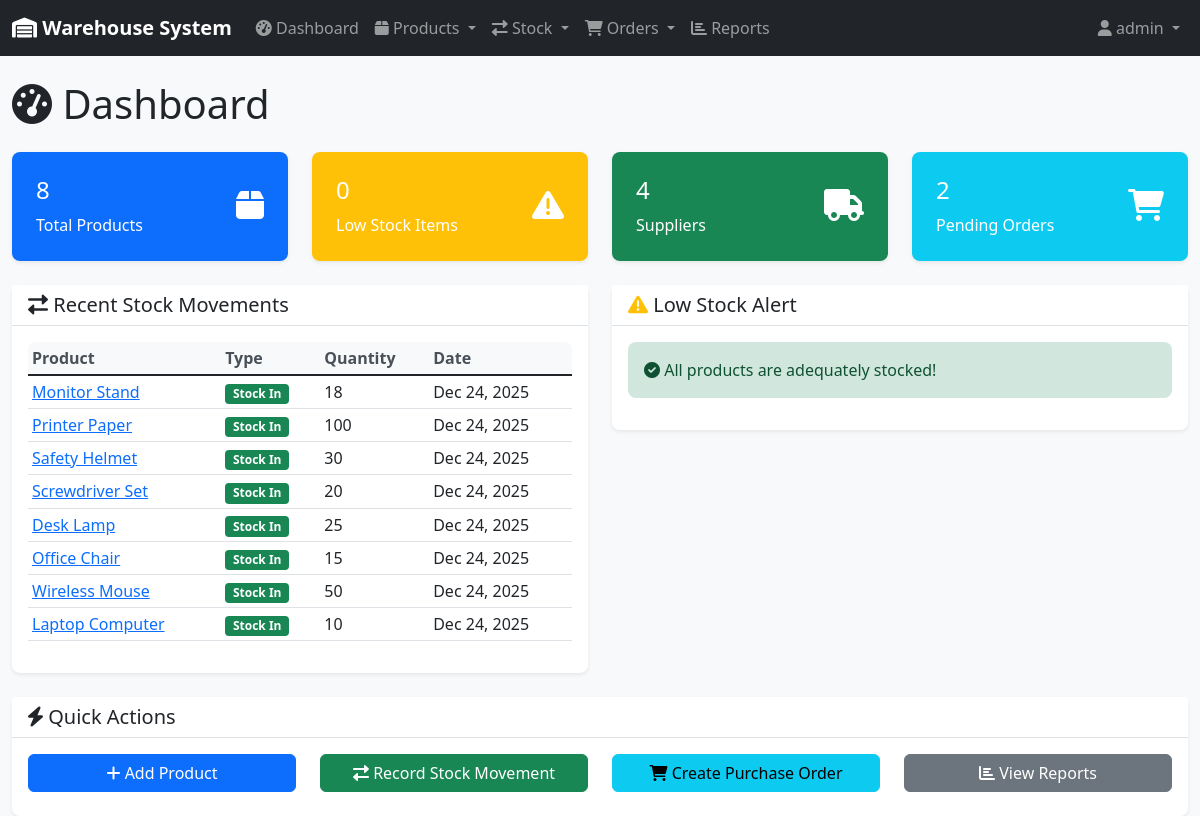
The app's page / (signed in) with its own data.
### inventory/models.py (models this page shows, shortened)
class StockMovement(models.Model):
    MOVEMENT_TYPES = [
        ('IN', 'Stock In'),
        ('OUT', 'Stock Out'),
        ('ADJUSTMENT', 'Adjustment'),
    ]
    product = models.ForeignKey(Product, on_delete=models.CASCADE, related_name='stock_movements')
    location = models.ForeignKey(Location, on_delete=models.CASCADE)
    movement_type = models.CharField(max_length=10, choices=MOVEMENT_TYPES)
    quantity = models.IntegerField(help_text="Positive for IN, negative for OUT")
    reference = models.CharField(max_length=100, blank=True, help_text="PO number, invoice, etc.")
    notes = models.TextField(blank=True)
    created_by = models.ForeignKey(User, on_delete=models.CASCADE)
    created_at = models.DateTimeField(auto_now_add=True)
    class Meta:
        ordering = ['-created_at']

class Product(models.Model):
    name = models.CharField(max_length=200)
    sku = models.CharField(max_length=50, unique=True, help_text="Stock Keeping Unit")
    description = models.TextField(blank=True)
    category = models.ForeignKey(Category, on_delete=models.CASCADE, related_name='products')
    supplier = models.ForeignKey(Supplier, on_delete=models.CASCADE, related_name='products')
    unit_price = models.DecimalField(max_digits=10, decimal_places=2, validators=[MinValueValidator(Decimal('0.01'))])
    reorder_level = models.PositiveIntegerField(default=10, help_text="Minimum stock level before reordering")
    created_at = models.DateTimeField(auto_now_add=True)
    updated_at = models.DateTimeField(auto_now=True)
    class Meta:
        ordering = ['name']
    @property
    def current_stock(self):
        return self.stock_movements.aggregate(
            total=models.Sum('quantity')
        )['total'] or 0
    @property
    def needs_reorder(self):
        return self.current_stock <= self.reorder_level

### inventory/views.py (the view)
# urls.py: path('', views.dashboard, name='dashboard'),
@login_required
def dashboard(request):
    total_products = Product.objects.count()
    low_stock_products = Product.objects.filter(
        id__in=[p.id for p in Product.objects.all() if p.needs_reorder]
    ).count()
    total_suppliers = Supplier.objects.count()
    pending_orders = PurchaseOrder.objects.filter(status__in=['DRAFT', 'SENT']).count()
    recent_movements = StockMovement.objects.select_related('product', 'location', 'created_by')[:10]
    low_stock_items = [p for p in Product.objects.all() if p.needs_reorder][:10]
    context = {
        'total_products': total_products,
        'low_stock_products': low_stock_products,
        'total_suppliers': total_suppliers,
        'pending_orders': pending_orders,
        'recent_movements': recent_movements,
        'low_stock_items': low_stock_items,
    }
    return render(request, 'inventory/dashboard.html', context)

### templates/inventory/dashboard.html (shortened to what this page needs)
{% extends 'base.html' %}
{% block content %}
<div class="row">
    <div class="col-12">
        <h1 class="mb-4">
            <i class="fas fa-tachometer-alt"></i> Dashboard
        </h1>
    </div>
</div>
<div class="row mb-4">
    <div class="col-md-3">
        <div class="card bg-primary text-white">
            <div class="card-body">
                <div class="d-flex justify-content-between">
                    <div>
                        <h4>{{ total_products }}</h4>
                        <p class="mb-0">Total Products</p>
                    </div>
                    <div class="align-self-center">
                        <i class="fas fa-box fa-2x"></i>
                    </div>
                </div>
            </div>
        </div>
    </div>
    <div class="col-md-3">
        <div class="card bg-warning text-white">
            <div class="card-body">
                <div class="d-flex justify-content-between">
                    <div>
                        <h4>{{ low_stock_products }}</h4>
                        <p class="mb-0">Low Stock Items</p>
                    </div>
                    <div class="align-self-center">
                        <i class="fas fa-exclamation-triangle fa-2x"></i>
                    </div>
                </div>
            </div>
        </div>
    </div>
    <div class="col-md-3">
        <div class="card bg-success text-white">
            <div class="card-body">
                <div class="d-flex justify-content-between">
                    <div>
                        <h4>{{ total_suppliers }}</h4>
                        <p class="mb-0">Suppliers</p>
                    </div>
                    <div class="align-self-center">
                        <i class="fas fa-truck fa-2x"></i>
                    </div>
                </div>
            </div>
        </div>
    </div>
    <div class="col-md-3">
        <div class="card bg-info text-white">
            <div class="card-body">
                <div class="d-flex justify-content-between">
                    <div>
                        <h4>{{ pending_orders }}</h4>
                        <p class="mb-0">Pending Orders</p>
                    </div>
                    <div class="align-self-center">
                        <i class="fas fa-shopping-cart fa-2x"></i>
                    </div>
                </div>
            </div>
        </div>
    </div>
</div>
<div class="row">
    <div class="col-md-6">
        <div class="card">
            <div class="card-header">
                <h5 class="mb-0">
                    <i class="fas fa-exchange-alt"></i> Recent Stock Movements
                </h5>
            </div>
            <div class="card-body">
                {% if recent_movements %}
                    <div class="table-responsive">
                        <table class="table table-sm">
                            <thead>
                                <tr>
                                    <th>Product</th>
                                    <th>Type</th>
                                    <th>Quantity</th>
                                    <th>Date</th>
                                </tr>
                            </thead>
                            <tbody>
                                {% for movement in recent_movements %}
                                <tr>
                                    <td>
                                        <a href="{% url 'product_detail' movement.product.pk %}">
                                            {{ movement.product.name }}
                                        </a>
                                    </td>
                                    <td>
                                        <span class="badge bg-{% if movement.movement_type == 'IN' %}success{% elif movement.movement_type == 'OUT' %}danger{% else %}warning{% endif %}">
                                            {{ movement.get_movement_type_display }}
                                        </span>
                                    </td>
                                    <td>{{ movement.quantity }}</td>
                                    <td>{{ movement.created_at|date:"M d, Y" }}</td>
                                </tr>
                                {% endfor %}
                            </tbody>
                        </table>
                    </div>
                {% else %}
                    <p class="text-muted">No recent stock movements.</p>
                {% endif %}
            </div>
        </div>
    </div>
    <div class="col-md-6">
        <div class="card">
            <div class="card-header">
                <h5 class="mb-0">
                    <i class="fas fa-exclamation-triangle text-warning"></i> Low Stock Alert
                </h5>
            </div>
            <div class="card-body">
                {% if low_stock_items %}
                    <div class="table-responsive">
                        <table class="table table-sm">
                            <thead>
                                <tr>
                                    <th>Product</th>
                                    <th>Current Stock</th>
                                    <th>Reorder Level</th>
                                    <th>Action</th>
                                </tr>
                            </thead>
                            <tbody>
                                {% for product in low_stock_items %}
                                <tr>
                                    <td>
                                        <a href="{% url 'product_detail' product.pk %}">
                                            {{ product.name }}
                                        </a>
                                    </td>
                                    <td>
                                        <span class="badge bg-danger">{{ product.current_stock }}</span>
                                    </td>
                                    <td>{{ product.reorder_level }}</td>
                                    <td>
                                        <a href="{% url 'purchase_order_create' %}" class="btn btn-sm btn-primary">
                                            <i class="fas fa-plus"></i> Order
                                        </a>
                                    </td>
                                </tr>
                                {% endfor %}
                            </tbody>
                        </table>
                    </div>
                {% else %}
                    <div class="alert alert-success">
                        <i class="fas fa-check-circle"></i> All products are adequately stocked!
                    </div>
                {% endif %}
            </div>
        </div>
    </div>
</div>
<div class="row mt-4">
    <div class="col-12">
        <div class="card">
            <div class="card-header">
                <h5 class="mb-0">
                    <i class="fas fa-bolt"></i> Quick Actions
                </h5>
            </div>
            <div class="card-body">
                <div class="row">
                    <div class="col-md-3 mb-2">
                        <a href="{% url 'product_create' %}" class="btn btn-primary btn-block w-100">
                            <i class="fas fa-plus"></i> Add Product
                        </a>
                    </div>
                    <div class="col-md-3 mb-2">
                        <a href="{% url 'stock_movement_create' %}" class="btn btn-success btn-block w-100">
                            <i class="fas fa-exchange-alt"></i> Record Stock Movement
                        </a>
                    </div>
                    <div class="col-md-3 mb-2">
                        <a href="{% url 'purchase_order_create' %}" class="btn btn-info btn-block w-100">
                            <i class="fas fa-shopping-cart"></i> Create Purchase Order
                        </a>
                    </div>
                    <div class="col-md-3 mb-2">
                        <a href="{% url 'reports' %}" class="btn btn-secondary btn-block w-100">
                            <i class="fas fa-chart-bar"></i> View Reports
                        </a>
                    </div>
                </div>
            </div>
        </div>
    </div>
</div>
{% endblock %}

### templates/base.html (shortened to what this page needs)
<!DOCTYPE html>
<html lang="en">
<head>
    <link href="https://cdn.jsdelivr.net/npm/bootstrap@5.1.3/dist/css/bootstrap.min.css" rel="stylesheet">
    <link href="https://cdnjs.cloudflare.com/ajax/libs/font-awesome/6.0.0/css/all.min.css" rel="stylesheet">
    {% load static %}
    <link href="{% static 'css/style.css' %}" rel="stylesheet">
</head>
<body>
    <nav class="navbar navbar-expand-lg navbar-dark bg-dark">
        <div class="container-fluid">
            <a class="navbar-brand" href="{% url 'dashboard' %}">
                <i class="fas fa-warehouse"></i> Warehouse System
            </a>
            <div class="collapse navbar-collapse" id="navbarNav">
                {% if user.is_authenticated %}
                <ul class="navbar-nav me-auto">
                    <li class="nav-item">
                        <a class="nav-link" href="{% url 'dashboard' %}">
                            <i class="fas fa-tachometer-alt"></i> Dashboard
                        </a>
                    </li>
                    <li class="nav-item dropdown">
                        <a class="nav-link dropdown-toggle" href="#" id="productsDropdown" role="button" data-bs-toggle="dropdown">
                            <i class="fas fa-box"></i> Products
                        </a>
                    </li>
                    <li class="nav-item dropdown">
                        <a class="nav-link dropdown-toggle" href="#" id="stockDropdown" role="button" data-bs-toggle="dropdown">
                            <i class="fas fa-exchange-alt"></i> Stock
                        </a>
                    </li>
                    <li class="nav-item dropdown">
                        <a class="nav-link dropdown-toggle" href="#" id="ordersDropdown" role="button" data-bs-toggle="dropdown">
                            <i class="fas fa-shopping-cart"></i> Orders
                        </a>
                    </li>
                    <li class="nav-item">
                        <a class="nav-link" href="{% url 'reports' %}">
                            <i class="fas fa-chart-bar"></i> Reports
                        </a>
                    </li>
                </ul>
                <ul class="navbar-nav">
                    <li class="nav-item dropdown">
                        <a class="nav-link dropdown-toggle" href="#" id="userDropdown" role="button" data-bs-toggle="dropdown">
                            <i class="fas fa-user"></i> {{ user.username }}
                        </a>
                    </li>
                </ul>
                {% endif %}
            </div>
        </div>
    </nav>
    <div class="container-fluid mt-4">
        {% block content %}{% endblock %}
    </div>
</body>
</html>

### static/css/style.css (style rules this page uses)
body { font-family: 'Segoe UI', Tahoma, Geneva, Verdana, sans-serif; background-color: #f8f9fa; }
.navbar-brand { font-weight: bold; }
.card { border: none; box-shadow: 0 0.125rem 0.25rem rgba(0, 0, 0, 0.075); border-radius: 0.5rem; }
.card-header { background-color: #fff; border-bottom: 1px solid #dee2e6; font-weight: 600; }
.table th { border-top: none; font-weight: 600; color: #495057; background-color: #f8f9fa; }
.btn { border-radius: 0.375rem; }
.badge { font-size: 0.75em; }
.card.bg-primary, .card.bg-success, .card.bg-warning, .card.bg-info { border: none; }
.card.bg-primary .card-body, .card.bg-success .card-body, .card.bg-warning .card-body, .card.bg-info .card-body { padding: 1.5rem; }
.alert { border: none; border-radius: 0.5rem; }
.badge.bg-success { background-color: #198754 !important; }
.table-responsive { border-radius: 0.5rem; }

### records on screen
StockMovement: product.name "Monitor Stand", movement_type "Stock In", quantity "18", created_at "Dec 24, 2025"
StockMovement: product.name "Printer Paper", movement_type "Stock In", quantity "100", created_at "Dec 24, 2025"
StockMovement: product.name "Safety Helmet", movement_type "Stock In", quantity "30", created_at "Dec 24, 2025"
StockMovement: product.name "Screwdriver Set", movement_type "Stock In", quantity "20", created_at "Dec 24, 2025"
StockMovement: product.name "Desk Lamp", movement_type "Stock In", quantity "25", created_at "Dec 24, 2025"
StockMovement: product.name "Office Chair", movement_type "Stock In", quantity "15", created_at "Dec 24, 2025"
StockMovement: product.name "Wireless Mouse", movement_type "Stock In", quantity "50", created_at "Dec 24, 2025"
StockMovement: product.name "Laptop Computer", movement_type "Stock In", quantity "10", created_at "Dec 24, 2025"

### other values on screen
{{ user.username }} "admin"
{{ total_products }} "8"
{{ low_stock_products }} "0"
{{ total_suppliers }} "4"
{{ pending_orders }} "2"
